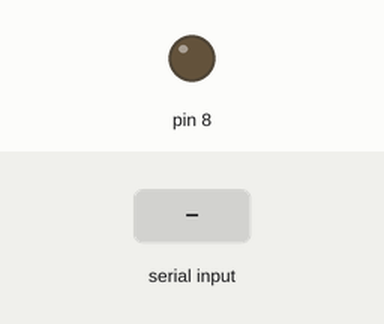
Simulated run of this sketch. Board: Arduino Uno, built with avr-gcc and run on an emulated ATmega328P. Shown: output pins drawn as LEDs (lit = HIGH). The inputs (shaded band) are chosen by the test bench.

Above: at 1.2 s.
1.3 s: "1" received over Serial
At 1.9 s:
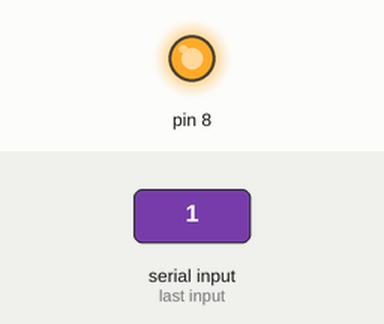
2.8 s: "0" received over Serial
At 3.1 s:
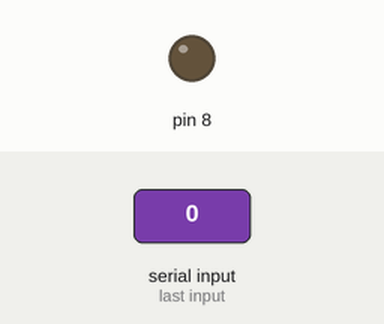
Timing chart, 0 to 5.8 s (numbered marks = the images above; inputs shaded):
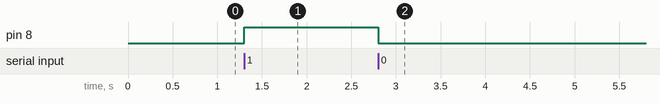

Measured:
- after the input at 1.3 s, pin 8: LOW → HIGH at once
- after the input at 2.8 s, pin 8: HIGH → LOW at once

The sketch:

heartlamp.ino
```cpp
void setup() {
  pinMode(8,OUTPUT);
  Serial.begin(9600);
}

void loop() {
  if (Serial.available()) {
    char receivedChar = Serial.read();
    if (receivedChar == '1') {
      digitalWrite(8, HIGH);
    } else if (receivedChar == '0') {
      digitalWrite(8, LOW);
    }
  }
}
```
